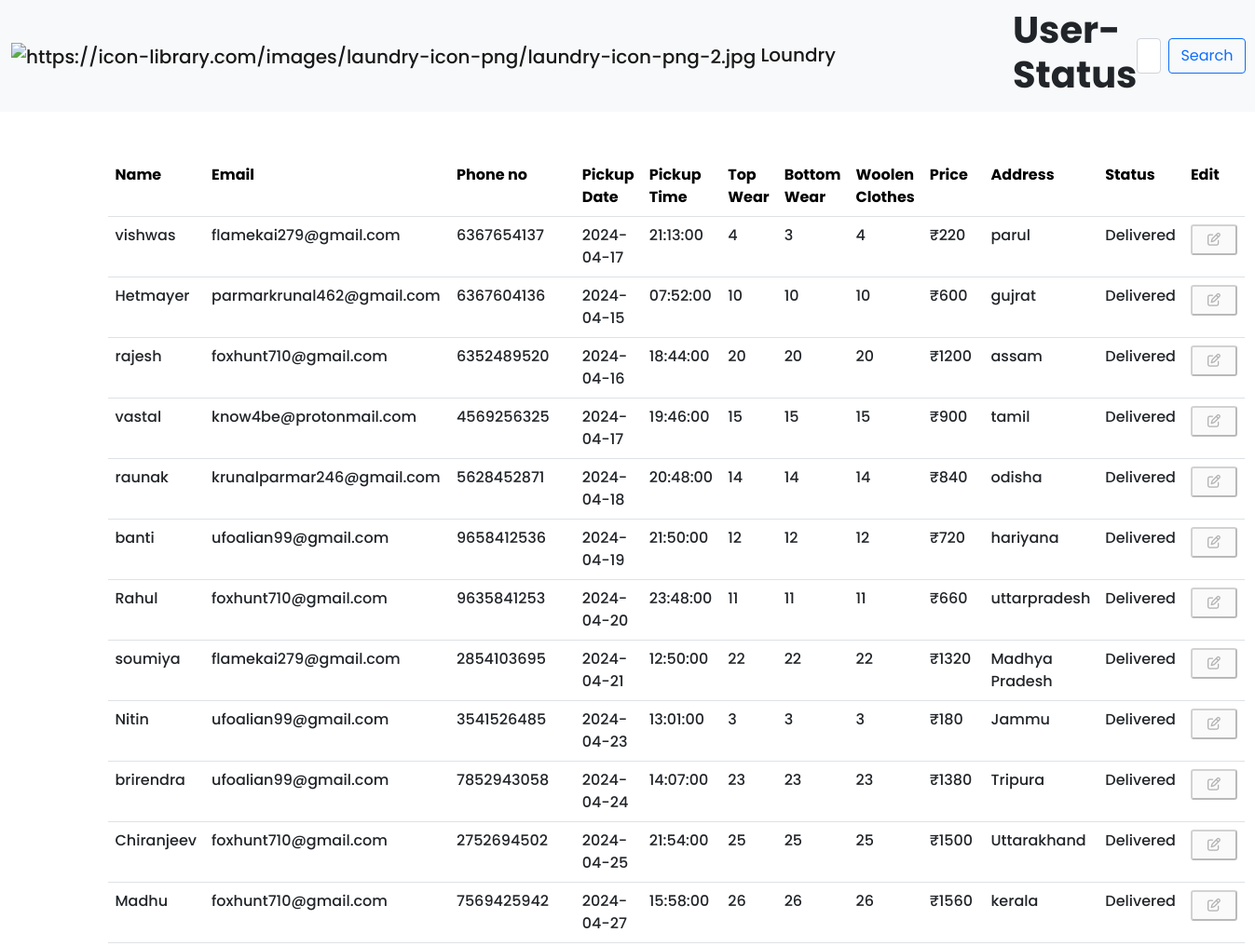
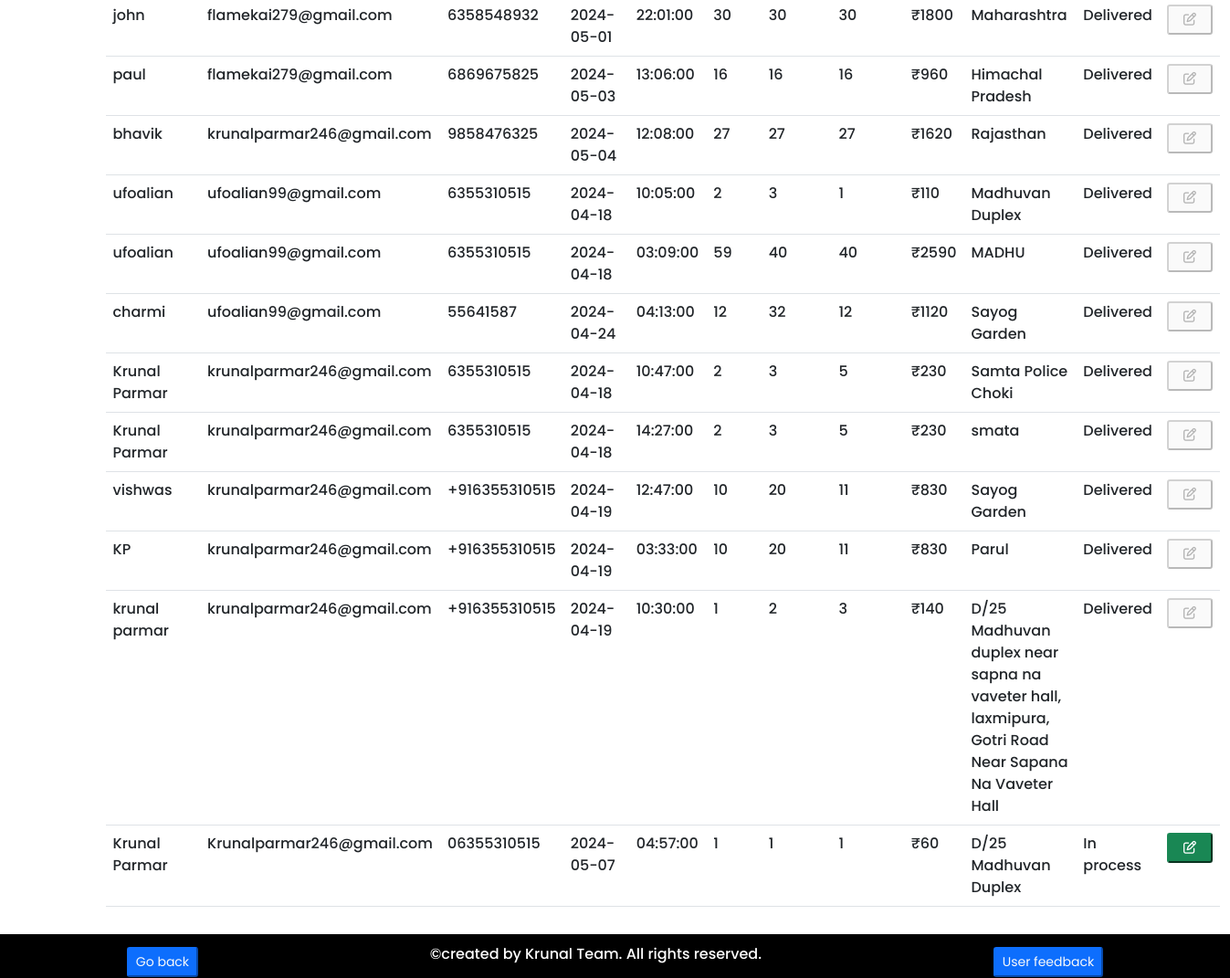
Screenshot of /view_request3.php (signed in) with the database file from the repository (2 pictures, top to bottom).
### tables this page shows
CREATE TABLE `laundry_requests` (
  `user_id` int(11) NOT NULL,
  `naam` text NOT NULL,
  `email` varchar(50) NOT NULL,
  `phone` varchar(13) NOT NULL,
  `pickup_date` date NOT NULL,
  `pickup_time` time NOT NULL,
  `top_wear` int(11) NOT NULL,
  `bottom_wear` int(11) NOT NULL,
  `woolen_clothes` int(11) NOT NULL,
  `price` int(11) NOT NULL,
  `status` varchar(255) NOT NULL,
  `adress` varchar(255) NOT NULL
);

### view_request3.php (the view, shortened to what this page needs)
<?php
require 'config.php';
if (!empty(isset($_POST['sear']))) {
  $search = $_POST['search'];
  if ($search=='') {
    $query = "SELECT * FROM laundry_requests";
    $result = mysqli_query($conn, $query);
  }
  else{
    $query = "SELECT * FROM laundry_requests WHERE CONCAT(naam,email,phone) LIKE'%$search%'";
    $result = mysqli_query($conn, $query);
  }
}
else {
$query = "SELECT * FROM laundry_requests";
$result = mysqli_query($conn, $query);
}
?>
<!DOCTYPE html>
<html lang="en">
<head>
    <link rel="stylesheet" href="https://cdnjs.cloudflare.com/ajax/libs/font-awesome/6.5.2/css/all.min.css" />
    <link href="https://cdn.jsdelivr.net/npm/bootstrap@5.0.2/dist/css/bootstrap.min.css" rel="stylesheet">
  </head>
  <body>
    <nav class="navbar navbar-expand-lg navbar-light bg-light">
      <div class="container-fluid d-flex  justify-content-between">
        <a class="navbar-brand" href="#"><img class="sm" src="https://icon-library.com/images/laundry-icon-png/laundry-icon-png-2.jpg" alt="https://icon-library.com/images/laundry-icon-png/laundry-icon-png-2.jpg">&nbsp;Loundry</a>
        <h2>User-Status</h2>
        <form class="d-flex" action="view_request2.php" method="post">
        <input class="form-control me-2" type="search" placeholder="Name | Ph NO | Mail" aria-label="Search" name="search">
        <button class="btn btn-outline-primary" type="submit" name="sear">Search</button>
      </form>
      </div>
    </nav>
    <div class="container over border border-0 my-5" style="width:90vw;">
    <?php if(mysqli_num_rows($result) > 0): ?>
      <table class="table" >
        <tr id="head">
          <th>Name</th>
          <th>Email</th>
          <th>Phone no</th>
          <th>Pickup Date</th>
          <th>Pickup Time</th>
          <th>Top Wear</th>
          <th>Bottom Wear</th>
          <th>Woolen Clothes</th>
          <th>Price</th>
          <th>Address</th>
          <th>Status</th>
          <th>Edit</th>
        </tr>
        <?php while($row = mysqli_fetch_assoc($result)): ?>
          <tr data-id="<?php echo $row['user_id'];?>">
            <td class="name"><?php echo $row['naam']; ?></td>
            <td class="email"><?php echo $row['email']; ?></td>
            <td><?php echo $row['phone']; ?></td>
            <td><?php echo $row['pickup_date']; ?></td>
            <td><?php echo $row['pickup_time']; ?></td>
            <td><?php echo $row['top_wear']; ?></td>
            <td><?php echo $row['bottom_wear']; ?></td>
            <td><?php echo $row['woolen_clothes']; ?></td>
            <td><span>₹</span><?php echo $row['price'];?></td>
            <td><?php echo $row['adress']; ?></td>
            <td class="sta"><?php echo $row['status'];?></td>
            <td class="text-center">
            <?php if ($row['status']!='Delivered'):?>
                <button type="button" class="btn-sm btn-success js px-3" data-bs-toggle="modal" data-bs-target="#exampleModal">
                  <i class="fa-regular fa-pen-to-square"></i>
                </button>
              <?php else:?>
                  <button type="button" class="btn-sm btn-disable js px-3" data-bs-toggle="modal" data-bs-target="#exampleModal"disabled>
                  <i class="fa-regular fa-pen-to-square" ></i>
                </button>
              <?php endif;?>
            </td>
          </tr>
        <?php endwhile; ?>
      </table>
    <?php endif; ?>
  </div>
    <footer class="fixed-bottom">
    <div class="d-flex justify-content-around m-0">
      <button class="btn-sm btn-primary m-1"><a class="text-light"style="text-decoration:none;"href="dashboard3.php">Go back</a></button>
      <p>&copy;created by Krunal Team. All rights reserved.</p>
      <button class="btn-sm btn-primary m-1">
        <a class="text-light" style="text-decoration:none;" href="feedback3.php">User feedback</a>
      </button>
    </div>
    </footer>
  </body>
</html>

### view_request3.php (style rules this page uses)
body { background-image: url("https://wallpaperaccess.com/full/2191755.png"); background-repeat: repeat-y; background-size: cover; box-sizing: border-box; font-family: "Poppins", sans-serif; font-weight: 500; font-style: normal; font-size:1rem; }
#head { position: sticky; top:0px; color:black; background-color: #fff; padding: 20px; }
tr { transition: all 0.2s ease; }
footer { width: 100%; height: 6vh; padding: 10px; background-color: black; color: #fff; text-align: center; }
img { width:30px; height:30px; }

### rows the page displays
laundry_requests: naam "vishwas", email "flamekai279@gmail.com", phone "6367654137", pickup_date "2024-04-17", pickup_time "21:13:00", top_wear "4", bottom_wear "3", woolen_clothes "4", price "220", adress "parul", status "Delivered"
laundry_requests: naam "Hetmayer", email "parmarkrunal462@gmail.com", phone "6367604136", pickup_date "2024-04-15", pickup_time "07:52:00", top_wear "10", bottom_wear "10", woolen_clothes "10", price "600", adress "gujrat", status "Delivered"
laundry_requests: naam "rajesh", email "foxhunt710@gmail.com", phone "6352489520", pickup_date "2024-04-16", pickup_time "18:44:00", top_wear "20", bottom_wear "20", woolen_clothes "20", price "1200", adress "assam", status "Delivered"
laundry_requests: naam "vastal", email "know4be@protonmail.com", phone "4569256325", pickup_date "2024-04-17", pickup_time "19:46:00", top_wear "15", bottom_wear "15", woolen_clothes "15", price "900", adress "tamil", status "Delivered"
laundry_requests: naam "raunak", email "krunalparmar246@gmail.com", phone "5628452871", pickup_date "2024-04-18", pickup_time "20:48:00", top_wear "14", bottom_wear "14", woolen_clothes "14", price "840", adress "odisha", status "Delivered"
laundry_requests: naam "banti", email "ufoalian99@gmail.com", phone "9658412536", pickup_date "2024-04-19", pickup_time "21:50:00", top_wear "12", bottom_wear "12", woolen_clothes "12", price "720", adress "hariyana", status "Delivered"
laundry_requests: naam "Rahul", email "foxhunt710@gmail.com", phone "9635841253", pickup_date "2024-04-20", pickup_time "23:48:00", top_wear "11", bottom_wear "11", woolen_clothes "11", price "660", adress "uttarpradesh", status "Delivered"
laundry_requests: naam "soumiya", email "flamekai279@gmail.com", phone "2854103695", pickup_date "2024-04-21", pickup_time "12:50:00", top_wear "22", bottom_wear "22", woolen_clothes "22", price "1320", adress "Madhya Pradesh", status "Delivered"
laundry_requests: naam "Nitin", email "ufoalian99@gmail.com", phone "3541526485", pickup_date "2024-04-23", pickup_time "13:01:00", top_wear "3", bottom_wear "3", woolen_clothes "3", price "180", adress "Jammu", status "Delivered"
laundry_requests: naam "brirendra", email "ufoalian99@gmail.com", phone "7852943058", pickup_date "2024-04-24", pickup_time "14:07:00", top_wear "23", bottom_wear "23", woolen_clothes "23", price "1380", adress "Tripura", status "Delivered"
laundry_requests: naam "Chiranjeev", email "foxhunt710@gmail.com", phone "2752694502", pickup_date "2024-04-25", pickup_time "21:54:00", top_wear "25", bottom_wear "25", woolen_clothes "25", price "1500", adress "Uttarakhand", status "Delivered"
laundry_requests: naam "Madhu", email "foxhunt710@gmail.com", phone "7569425942", pickup_date "2024-04-27", pickup_time "15:58:00", top_wear "26", bottom_wear "26", woolen_clothes "26", price "1560", adress "kerala", status "Delivered"
laundry_requests: naam "john", email "flamekai279@gmail.com", phone "6358548932", pickup_date "2024-05-01", pickup_time "22:01:00", top_wear "30", bottom_wear "30", woolen_clothes "30", price "1800", adress "Maharashtra", status "Delivered"
laundry_requests: naam "paul", email "flamekai279@gmail.com", phone "6869675825", pickup_date "2024-05-03", pickup_time "13:06:00", top_wear "16", bottom_wear "16", woolen_clothes "16", price "960", adress "Himachal Pradesh", status "Delivered"
laundry_requests: naam "bhavik", email "krunalparmar246@gmail.com", phone "9858476325", pickup_date "2024-05-04", pickup_time "12:08:00", top_wear "27", bottom_wear "27", woolen_clothes "27", price "1620", adress "Rajasthan", status "Delivered"
laundry_requests: naam "ufoalian", email "ufoalian99@gmail.com", phone "6355310515", pickup_date "2024-04-18", pickup_time "10:05:00", top_wear "2", bottom_wear "3", woolen_clothes "1", price "110", adress "Madhuvan Duplex", status "Delivered"
laundry_requests: naam "ufoalian", email "ufoalian99@gmail.com", phone "6355310515", pickup_date "2024-04-18", pickup_time "03:09:00", top_wear "59", bottom_wear "40", woolen_clothes "40", price "2590", adress "MADHU", status "Delivered"
laundry_requests: naam "charmi", email "ufoalian99@gmail.com", phone "55641587", pickup_date "2024-04-24", pickup_time "04:13:00", top_wear "12", bottom_wear "32", woolen_clothes "12", price "1120", adress "Sayog Garden", status "Delivered"
laundry_requests: naam "Krunal Parmar", email "krunalparmar246@gmail.com", phone "6355310515", pickup_date "2024-04-18", pickup_time "10:47:00", top_wear "2", bottom_wear "3", woolen_clothes "5", price "230", adress "Samta Police Choki", status "Delivered"
laundry_requests: naam "Krunal Parmar", email "krunalparmar246@gmail.com", phone "6355310515", pickup_date "2024-04-18", pickup_time "14:27:00", top_wear "2", bottom_wear "3", woolen_clothes "5", price "230", adress "smata", status "Delivered"
laundry_requests: naam "vishwas", email "krunalparmar246@gmail.com", phone "+916355310515", pickup_date "2024-04-19", pickup_time "12:47:00", top_wear "10", bottom_wear "20", woolen_clothes "11", price "830", adress "Sayog Garden", status "Delivered"
laundry_requests: naam "KP", email "krunalparmar246@gmail.com", phone "+916355310515", pickup_date "2024-04-19", pickup_time "03:33:00", top_wear "10", bottom_wear "20", woolen_clothes "11", price "830", adress "Parul", status "Delivered"
laundry_requests: naam "krunal parmar", email "krunalparmar246@gmail.com", phone "+916355310515", pickup_date "2024-04-19", pickup_time "10:30:00", top_wear "1", bottom_wear "2", woolen_clothes "3", price "140", adress "D/25 Madhuvan duplex near sapna na vaveter hall, laxmipura, Gotri Road Near Sapana Na Vaveter Hall", status "Delivered"
laundry_requests: naam "Krunal Parmar", email "Krunalparmar246@gmail.com", phone "06355310515", pickup_date "2024-05-07", pickup_time "04:57:00", top_wear "1", bottom_wear "1", woolen_clothes "1", price "60", adress "D/25 Madhuvan Duplex", status "In process"
